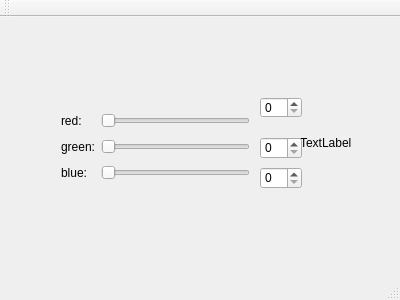
<?xml version="1.0" encoding="UTF-8"?>
<ui version="4.0">
 <class>MainWindow</class>
 <widget class="QMainWindow" name="MainWindow">
  <property name="geometry">
   <rect>
    <x>0</x>
    <y>0</y>
    <width>400</width>
    <height>300</height>
   </rect>
  </property>
  <property name="windowTitle">
   <string>MainWindow</string>
  </property>
  <widget class="QWidget" name="centralWidget">
   <widget class="QWidget" name="gridLayoutWidget">
    <property name="geometry">
     <rect>
      <x>50</x>
      <y>80</y>
      <width>211</width>
      <height>101</height>
     </rect>
    </property>
    <layout class="QGridLayout" name="gridLayout">
     <item row="1" column="1">
      <widget class="QSlider" name="horizontalSliderRed">
       <property name="orientation">
        <enum>Qt::Orientation::Horizontal</enum>
       </property>
      </widget>
     </item>
     <item row="3" column="0">
      <widget class="QLabel" name="labelBlue">
       <property name="text">
        <string>blue:</string>
       </property>
      </widget>
     </item>
     <item row="1" column="0">
      <widget class="QLabel" name="labelRed">
       <property name="text">
        <string>red:</string>
       </property>
      </widget>
     </item>
     <item row="3" column="1">
      <widget class="QSlider" name="horizontalSliderBlue">
       <property name="orientation">
        <enum>Qt::Orientation::Horizontal</enum>
       </property>
      </widget>
     </item>
     <item row="2" column="1">
      <widget class="QSlider" name="horizontalSliderGreen">
       <property name="orientation">
        <enum>Qt::Orientation::Horizontal</enum>
       </property>
      </widget>
     </item>
     <item row="2" column="0">
      <widget class="QLabel" name="labelGreen">
       <property name="text">
        <string>green:</string>
       </property>
      </widget>
     </item>
    </layout>
   </widget>
   <widget class="QLabel" name="colorLabel">
    <property name="geometry">
     <rect>
      <x>300</x>
      <y>100</y>
      <width>62</width>
      <height>51</height>
     </rect>
    </property>
    <property name="text">
     <string>TextLabel</string>
    </property>
   </widget>
   <widget class="QSpinBox" name="spinBoxRed">
    <property name="geometry">
     <rect>
      <x>260</x>
      <y>80</y>
      <width>42</width>
      <height>21</height>
     </rect>
    </property>
   </widget>
   <widget class="QSpinBox" name="spinBoxGreen">
    <property name="geometry">
     <rect>
      <x>260</x>
      <y>120</y>
      <width>42</width>
      <height>22</height>
     </rect>
    </property>
   </widget>
   <widget class="QSpinBox" name="spinBoxBlue">
    <property name="geometry">
     <rect>
      <x>260</x>
      <y>150</y>
      <width>42</width>
      <height>22</height>
     </rect>
    </property>
   </widget>
  </widget>
  <widget class="QMenuBar" name="menuBar">
   <property name="geometry">
    <rect>
     <x>0</x>
     <y>0</y>
     <width>400</width>
     <height>24</height>
    </rect>
   </property>
  </widget>
  <widget class="QToolBar" name="mainToolBar">
   <attribute name="toolBarArea">
    <enum>TopToolBarArea</enum>
   </attribute>
   <attribute name="toolBarBreak">
    <bool>false</bool>
   </attribute>
  </widget>
  <widget class="QStatusBar" name="statusBar"/>
 </widget>
 <layoutdefault spacing="6" margin="11"/>
 <resources/>
 <connections>
  <connection>
   <sender>spinBoxRed</sender>
   <signal>valueChanged(int)</signal>
   <receiver>horizontalSliderRed</receiver>
   <slot>setValue(int)</slot>
   <hints>
    <hint type="sourcelabel">
     <x>277</x>
     <y>129</y>
    </hint>
    <hint type="destinationlabel">
     <x>98</x>
     <y>130</y>
    </hint>
   </hints>
  </connection>
  <connection>
   <sender>horizontalSliderRed</sender>
   <signal>valueChanged(int)</signal>
   <receiver>spinBoxRed</receiver>
   <slot>setValue(int)</slot>
   <hints>
    <hint type="sourcelabel">
     <x>137</x>
     <y>131</y>
    </hint>
    <hint type="destinationlabel">
     <x>280</x>
     <y>127</y>
    </hint>
   </hints>
  </connection>
  <connection>
   <sender>spinBoxGreen</sender>
   <signal>valueChanged(int)</signal>
   <receiver>horizontalSliderGreen</receiver>
   <slot>setValue(int)</slot>
   <hints>
    <hint type="sourcelabel">
     <x>274</x>
     <y>167</y>
    </hint>
    <hint type="destinationlabel">
     <x>190</x>
     <y>166</y>
    </hint>
   </hints>
  </connection>
  <connection>
   <sender>horizontalSliderGreen</sender>
   <signal>valueChanged(int)</signal>
   <receiver>spinBoxGreen</receiver>
   <slot>setValue(int)</slot>
   <hints>
    <hint type="sourcelabel">
     <x>195</x>
     <y>170</y>
    </hint>
    <hint type="destinationlabel">
     <x>288</x>
     <y>165</y>
    </hint>
   </hints>
  </connection>
  <connection>
   <sender>spinBoxBlue</sender>
   <signal>valueChanged(int)</signal>
   <receiver>horizontalSliderBlue</receiver>
   <slot>setValue(int)</slot>
   <hints>
    <hint type="sourcelabel">
     <x>276</x>
     <y>199</y>
    </hint>
    <hint type="destinationlabel">
     <x>187</x>
     <y>207</y>
    </hint>
   </hints>
  </connection>
  <connection>
   <sender>horizontalSliderBlue</sender>
   <signal>valueChanged(int)</signal>
   <receiver>spinBoxBlue</receiver>
   <slot>setValue(int)</slot>
   <hints>
    <hint type="sourcelabel">
     <x>196</x>
     <y>199</y>
    </hint>
    <hint type="destinationlabel">
     <x>279</x>
     <y>199</y>
    </hint>
   </hints>
  </connection>
 </connections>
</ui>
